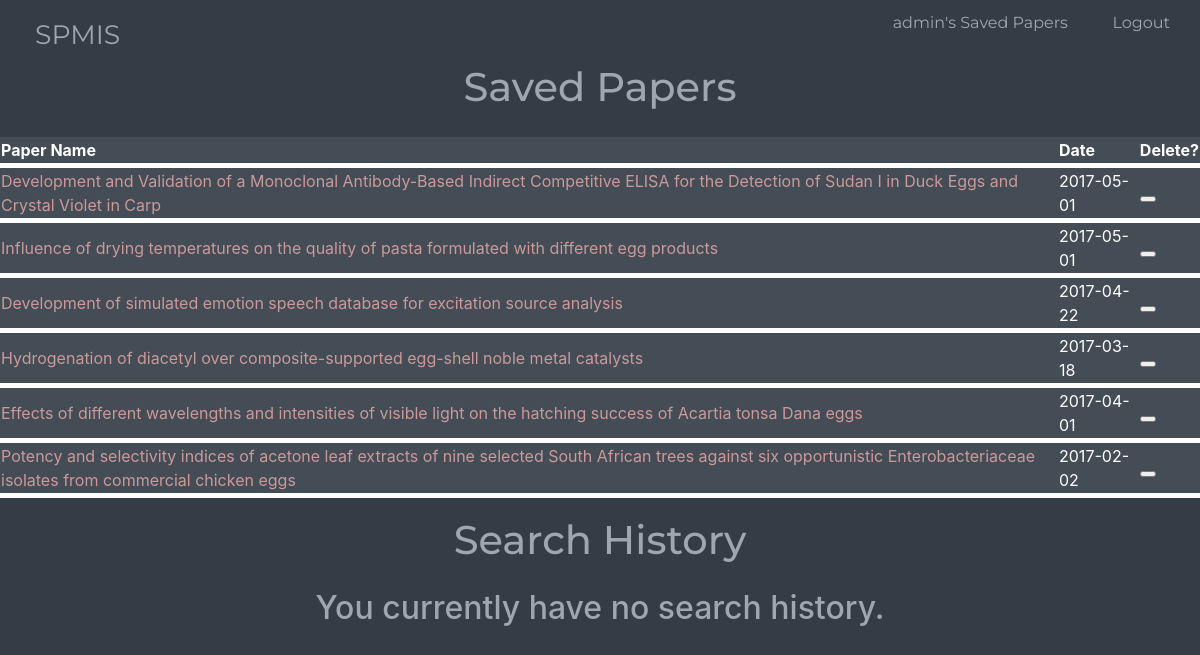
The app's page /account/ (signed in) with its own data.
### login/models.py (models this page shows, shortened)
class paperHolder(models.Model):
	doi = models.TextField(max_length=100, primary_key=True)
	user_id = models.IntegerField()
	papername = models.TextField(max_length=500, blank=True)
	url = models.TextField(max_length=500, blank=True)
	date = models.TextField(max_length=100, blank=True)

### login/views.py (the view)
# urls.py: url(r'^account/$', savedPapers, name='account'),
def savedPapers(request):
    saved_papers = []
    this_user_id = request.user.id
    search_history = []
    if request.GET.get('url'):
        url = request.GET.get('url')
        paperHolder.objects.filter(user_id=this_user_id, url=url).delete()
    data = serializers.serialize( "python", paperHolder.objects.filter(user_id=this_user_id ))
    for item in data:
        for stuff, value in item.items():
                if (stuff == "fields"):
                    saved_papers.append(value)
    search_data = serializers.serialize( "python", historyHolder.objects.filter(user_id=this_user_id))
    for item in search_data:
        for key, value in item.items():
                if(key =="fields"):
                    if value not in search_history:
                        search_history.append(value)
    return render(request, 'account.html', {"saved_papers" : saved_papers, "search_history" : search_history, "lensaved": len(saved_papers), "lenhist": len(search_history)})

### templates/account.html (shortened to what this page needs)
{% extends 'base.html' %}
{% block content %}
{% if user.is_authenticated %}
  <h1>Saved Papers</h1>
    {% if lensaved == 0 %}
        <h2 style="text-align: center; color: #9ca7b0;">You currently have no saved papers.</h2>
    {% else %}
  <table align="center">
  	<tr>
  	  <th>Paper Name</th>
  	  <th>Date</th>
  	  <th>Delete?</th>
  	</tr>
	{% for dict in saved_papers %}
	<tr>
	<form action="/account/" method="get">
	{% for key, value in dict.items %}
	  {% if key == "url" %}
	    <td>
	  	  <a href="{{value}}">
	  {% endif %}
	{% endfor %}
	{% for key, value in dict.items %}
	  {% if key != "url" and key != "date" and key == "papername" %}
	    {{value}} </a>
	  {% elif key != "papername" and key != "url" and key == "date" %}
	    <td> {{value}} </td>
	    <td> <button type="submit" value="Delete!" ></td>
	    </form>
	    </tr>
	  {% endif %}
	{% endfor %}
	{% endfor %}
    {% endif %}
  </table>
  <h1>Search History</h1>
    {% if lenhist == 0 %}
        <h2 style="text-align: center; color: #9ca7b0;">You currently have no search history.</h2>
        {% endif %}
{% endif %}
{% endblock %}

### templates/base.html (shortened to what this page needs)
{% load staticfiles %}
<!DOCTYPE html>
<html>
    <head>
        <link rel="stylesheet" href="{% static 'login/css/bootstrap.min.css' %}">
        <link rel="stylesheet" href="{% static 'login/css/style.css' %}" media="screen" type="text/css" />
        <link href="https://maxcdn.bootstrapcdn.com/font-awesome/4.1.0/css/font-awesome.min.css" rel="stylesheet">
    </head>
    <body>
        <header>
        <div id="topbar">
            <span id="logo"><a href="{% url 'home' %}">SPMIS</a></span>
            {% if user.is_authenticated %}
              <a href="{% url 'account' %}">{{ user.username }}'s Saved Papers</a>
              <a href="{% url 'logout' %}"> Logout</a>
            {% else %}
              <a href="{% url 'register' %}">Register</a>
                <button type="button" class="btn btn-basic" href="{% url 'login' %}"><a style="color:rgba(38,60,144,0.85);" href="{% url 'login' %}">Log In</a></button>
            {% endif %}
        </div>
        </header>
        <main>
        {% block content %}
        {% endblock %}
        </main>
    </body>
</html>

### login/static/login/css/style.css (style rules this page uses)
body { background: #343d46; }
tr { padding: 40px; margin: 40px; background-color: rgba(175, 179, 185, 0.13); border-bottom: 5px solid white; }
tr th,tr td { color: white; }
tr a { color: rgba(246, 178, 176, 0.76); }
#topbar { text-align: right; padding: 10px; }
#topbar a { color: #9ca7b0; font-style: normal; font-family: "Montserrat", sans-serif; text-decoration: none; padding:20px; text-align: center; transition: all 0.2s linear; }
#logo { position: absolute; left: 0px; top: 0px; padding: 15px; font-family: "Montserrat", sans-serif; color: white; font-size: 20pt; }
h1 { text-align: center; font-family: "Montserrat", sans-serif; color: #9ca7b0; padding: 20px; }

### records on screen
paperHolder: dict "Development and Validation of a Monoclonal Antibody-Based Indirect Competitive ELISA for the Detection of Sudan I in Duck Eggs and Crystal Violet in Carp", dict "2017-05-01"
paperHolder: dict "Influence of drying temperatures on the quality of pasta formulated with different egg products", dict "2017-05-01"
paperHolder: dict "Development of simulated emotion speech database for excitation source analysis", dict "2017-04-22"
paperHolder: dict "Hydrogenation of diacetyl over composite-supported egg-shell noble metal catalysts", dict "2017-03-18"
paperHolder: dict "Effects of different wavelengths and intensities of visible light on the hatching success of Acartia tonsa Dana eggs", dict "2017-04-01"
paperHolder: dict "Potency and selectivity indices of acetone leaf extracts of nine selected South African trees against six opportunistic Enterobacteriaceae isolates from commercial chicken eggs", dict "2017-02-02"

### other values on screen
{{ user.username }} "admin"
